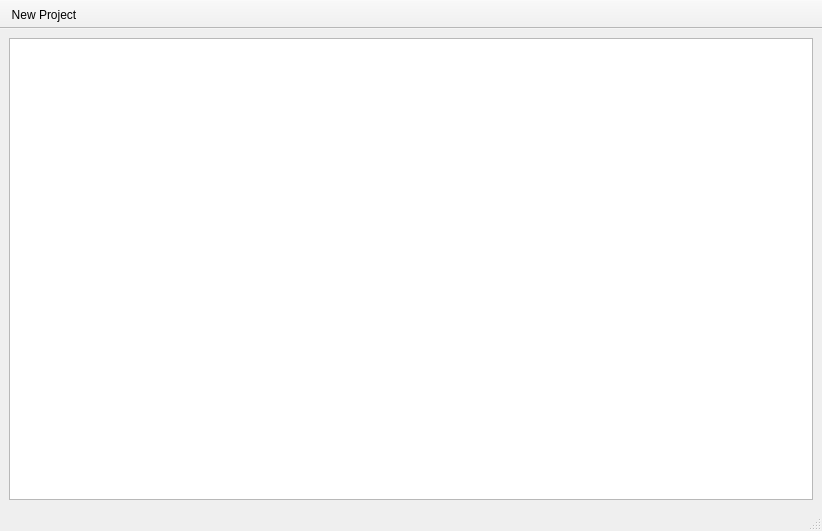
<?xml version="1.0" encoding="UTF-8"?>
<ui version="4.0">
 <class>MineRapper</class>
 <widget class="QMainWindow" name="MineRapper">
  <property name="geometry">
   <rect>
    <x>0</x>
    <y>0</y>
    <width>822</width>
    <height>531</height>
   </rect>
  </property>
  <property name="windowTitle">
   <string>MainWindow</string>
  </property>
  <widget class="QWidget" name="centralwidget">
   <layout class="QHBoxLayout" name="horizontalLayout">
    <item>
     <widget class="QGraphicsView" name="graphicsView"/>
    </item>
   </layout>
  </widget>
  <widget class="QStatusBar" name="statusbar"/>
  <widget class="QToolBar" name="toolBar">
   <property name="windowTitle">
    <string>toolBar</string>
   </property>
   <property name="movable">
    <bool>false</bool>
   </property>
   <property name="allowedAreas">
    <set>Qt::TopToolBarArea</set>
   </property>
   <property name="iconSize">
    <size>
     <width>32</width>
     <height>32</height>
    </size>
   </property>
   <attribute name="toolBarArea">
    <enum>TopToolBarArea</enum>
   </attribute>
   <attribute name="toolBarBreak">
    <bool>false</bool>
   </attribute>
   <addaction name="newProjectAction"/>
  </widget>
  <action name="newProjectAction">
   <property name="icon">
    <iconset resource="mainresource.qrc">
     <normaloff>:/icons/new_file.ico</normaloff>:/icons/new_file.ico</iconset>
   </property>
   <property name="text">
    <string>New Project</string>
   </property>
   <property name="toolTip">
    <string>Creates a new room and pillar project</string>
   </property>
   <property name="shortcut">
    <string>Ctrl+N</string>
   </property>
  </action>
 </widget>
 <resources>
  <include location="mainresource.qrc"/>
 </resources>
 <connections/>
</ui>
